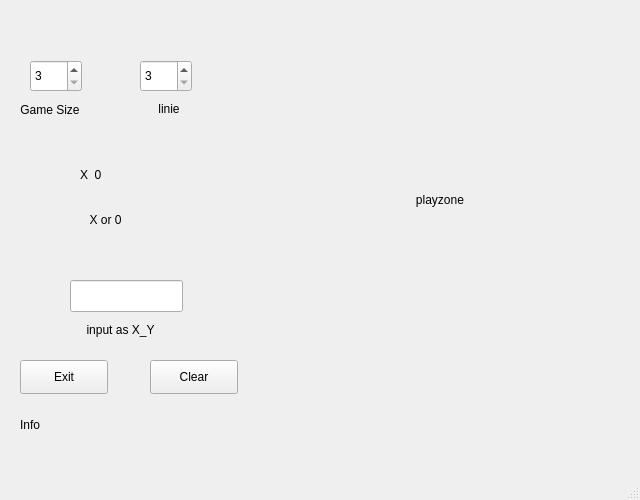
<?xml version="1.0" encoding="UTF-8"?>
<ui version="4.0">
 <class>MainWindow</class>
 <widget class="QMainWindow" name="MainWindow">
  <property name="geometry">
   <rect>
    <x>0</x>
    <y>0</y>
    <width>640</width>
    <height>500</height>
   </rect>
  </property>
  <property name="windowTitle">
   <string>MainWindow</string>
  </property>
  <widget class="QWidget" name="centralwidget">
   <widget class="QLabel" name="label">
    <property name="geometry">
     <rect>
      <x>260</x>
      <y>20</y>
      <width>360</width>
      <height>360</height>
     </rect>
    </property>
    <property name="text">
     <string>playzone</string>
    </property>
    <property name="alignment">
     <set>Qt::AlignCenter</set>
    </property>
   </widget>
   <widget class="QPushButton" name="pushButton">
    <property name="geometry">
     <rect>
      <x>20</x>
      <y>360</y>
      <width>88</width>
      <height>34</height>
     </rect>
    </property>
    <property name="text">
     <string>Exit</string>
    </property>
   </widget>
   <widget class="QSpinBox" name="spinBox">
    <property name="geometry">
     <rect>
      <x>30</x>
      <y>60</y>
      <width>52</width>
      <height>32</height>
     </rect>
    </property>
    <property name="minimum">
     <number>3</number>
    </property>
    <property name="maximum">
     <number>12</number>
    </property>
   </widget>
   <widget class="QSpinBox" name="spinBox_2">
    <property name="geometry">
     <rect>
      <x>140</x>
      <y>60</y>
      <width>52</width>
      <height>32</height>
     </rect>
    </property>
    <property name="minimum">
     <number>3</number>
    </property>
    <property name="maximum">
     <number>12</number>
    </property>
   </widget>
   <widget class="QLabel" name="label_2">
    <property name="geometry">
     <rect>
      <x>17</x>
      <y>100</y>
      <width>71</width>
      <height>20</height>
     </rect>
    </property>
    <property name="text">
     <string> Game Size</string>
    </property>
   </widget>
   <widget class="QLabel" name="label_3">
    <property name="geometry">
     <rect>
      <x>140</x>
      <y>100</y>
      <width>58</width>
      <height>18</height>
     </rect>
    </property>
    <property name="frameShadow">
     <enum>QFrame::Sunken</enum>
    </property>
    <property name="text">
     <string>linie</string>
    </property>
    <property name="alignment">
     <set>Qt::AlignCenter</set>
    </property>
   </widget>
   <widget class="QLabel" name="label_4">
    <property name="geometry">
     <rect>
      <x>80</x>
      <y>160</y>
      <width>30</width>
      <height>30</height>
     </rect>
    </property>
    <property name="text">
     <string>X  0</string>
    </property>
   </widget>
   <widget class="QLineEdit" name="lineEdit">
    <property name="geometry">
     <rect>
      <x>70</x>
      <y>280</y>
      <width>113</width>
      <height>32</height>
     </rect>
    </property>
    <property name="alignment">
     <set>Qt::AlignCenter</set>
    </property>
   </widget>
   <widget class="QLabel" name="label_5">
    <property name="geometry">
     <rect>
      <x>30</x>
      <y>320</y>
      <width>181</width>
      <height>20</height>
     </rect>
    </property>
    <property name="text">
     <string>input as X_Y</string>
    </property>
    <property name="alignment">
     <set>Qt::AlignCenter</set>
    </property>
   </widget>
   <widget class="QLabel" name="label_6">
    <property name="geometry">
     <rect>
      <x>30</x>
      <y>210</y>
      <width>151</width>
      <height>20</height>
     </rect>
    </property>
    <property name="text">
     <string>X or 0</string>
    </property>
    <property name="alignment">
     <set>Qt::AlignCenter</set>
    </property>
   </widget>
   <widget class="QPushButton" name="pushButton_2">
    <property name="geometry">
     <rect>
      <x>150</x>
      <y>360</y>
      <width>88</width>
      <height>34</height>
     </rect>
    </property>
    <property name="text">
     <string>Clear</string>
    </property>
   </widget>
   <widget class="QLabel" name="label_7">
    <property name="geometry">
     <rect>
      <x>20</x>
      <y>400</y>
      <width>580</width>
      <height>50</height>
     </rect>
    </property>
    <property name="text">
     <string>Info</string>
    </property>
    <property name="alignment">
     <set>Qt::AlignLeading|Qt::AlignLeft|Qt::AlignVCenter</set>
    </property>
    <property name="wordWrap">
     <bool>true</bool>
    </property>
   </widget>
  </widget>
  <widget class="QMenuBar" name="menubar">
   <property name="geometry">
    <rect>
     <x>0</x>
     <y>0</y>
     <width>640</width>
     <height>30</height>
    </rect>
   </property>
  </widget>
  <widget class="QStatusBar" name="statusbar"/>
 </widget>
 <resources/>
 <connections/>
</ui>
